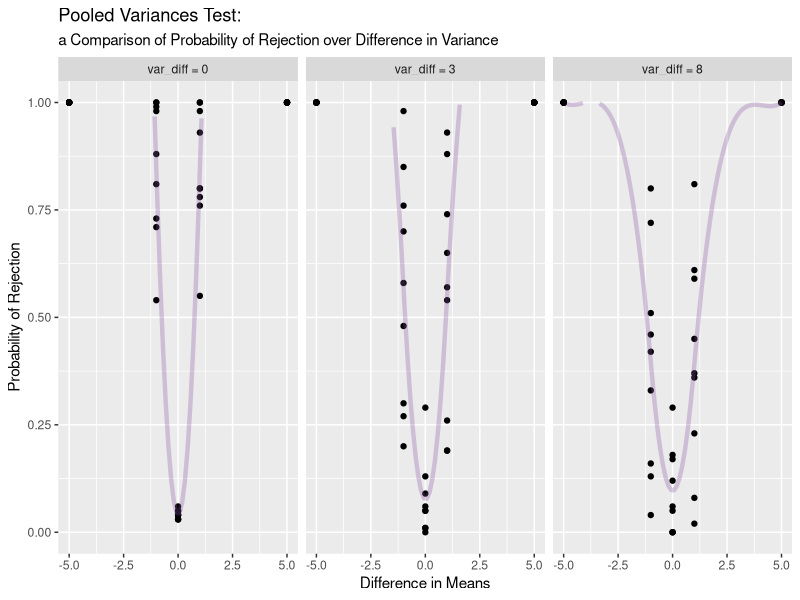
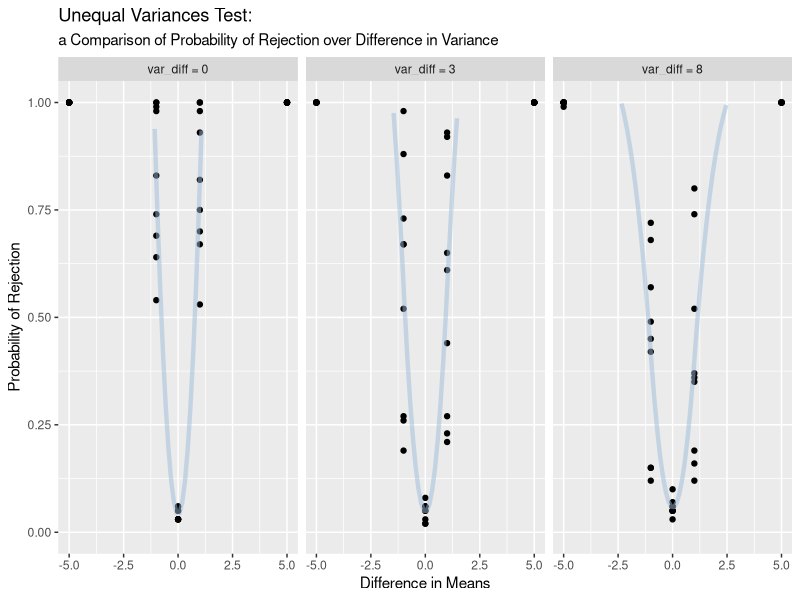
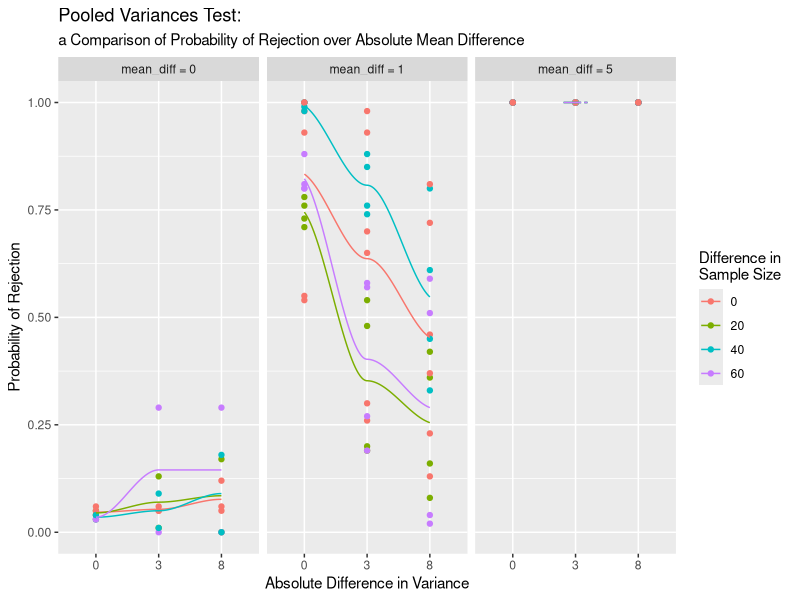
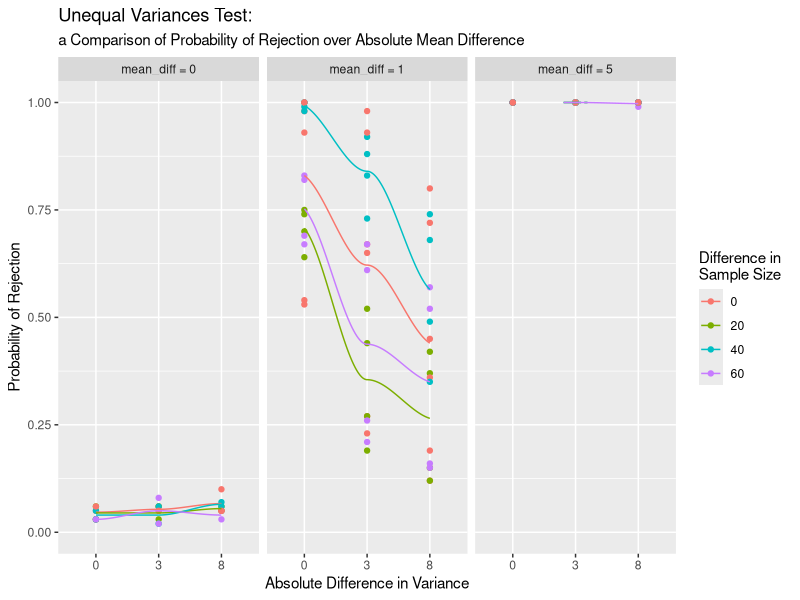

Recreate these plots in R, in order.
## ---- chunk 1
knitr::opts_chunk$set(echo = TRUE)
library(tidyverse)
## ---- chunk 2
#set values of parameters 
var1 <- c(1,4,9)
var2 <- 1

n1 <- c(10,10,10,30,30,30,70,70,70)
n2 <- c(10,30,70,10,30,70,10,30,70)

mu1 <- c(20,20,20,21,25)
mu2 <- c(25,21,20,20,20)

rez <- data.frame(matrix(ncol=7, nrow = 0))
colnames(rez) <- c('var_1', 'var_2', 'n_1', 'n_2', 'mu_diff', 'alpha1','alpha2')
## ---- chunk 3
set.seed(458) # getting reproducible random result

# Attribute vector property to random variables for loop
Tpooled <- vector("numeric",100)
Tuneq <- vector("numeric",100)
pval1 <-vector("numeric",100)
pval2 <-vector("numeric",100)
LCI_tst1 <- vector("numeric",100)
UCI_tst1 <- vector("numeric",100)
LCI_tst2 <- vector("numeric",100)
UCI_tst2 <- vector("numeric",100)
rez_grp <- vector("numeric",27)
for (i in 1:3){
  for (j in 1:9){
    for (k in 1:5){
      #Giving intial values of random variables
      test1p_reject <- 0
      test2p_reject <- 0 
      test1CI_reject <- 0
      test2CI_reject <- 0
      mu_diff <- mu1[k] - mu2[k]
      var_1 <- var1[i]
      var_2 <- 1
      n_1 <- n1[j]
      n_2 <- n2[j]
    
       #Using bootstrap to generate 100 samples with identical parameters     to calculate type I error alpha or power 
      for (m in 1:100){

      #generating the data
      yval1 <- rnorm(n1[j], mu1[k], sqrt(var1[i]))
      yval2 <- rnorm(n2[j], mu2[k], sqrt(var2))
      
      #calculating values to do pooled t-test
      Sp2 <- sqrt(((n_1-1)*var(yval1) + (n_2-1)*var(yval2))/(n_1 + n_2-2))
      Tpooled[m] <- (mean(yval1) - mean(yval2))/(Sp2*sqrt(1/n_1 + 1   /n_2))
     
      #calculating p-value corresponding to obtained t value of  pooled t-test
      pval1[m] <- round(2*pt(abs(Tpooled[m]), df=n_1 + n_2-2,lower.tail = F),4)
      
      #counting rejection times of pooled t-test
      if (pval1[m] <= 0.05){
        test1p_reject <- test1p_reject+1
      } 
     
      #calculating values to do unequal variances test
      Tuneq[m] <- (mean(yval1) - mean(yval2))/sqrt(var(yval1)/n_1 + var(yval2)/n_2)
      v <- (var(yval1)/n_1 + var(yval2)/n_2)**2/((var(yval1)/n_1)**2/(n_1 - 1)
          + (var(yval2)/n_2)**2/(n_2 - 1)) #using Satterthwaite's approx
      
        #calculating p-value corresponding to obtained t value of  unequal variances test
      pval2[m] <- round(2*pt(abs(Tuneq[m]), df=v, lower.tail = F),4)
      
      #counting rejection times of unequal variances test
      if (pval2[m] < 0.05){
        test2p_reject <-test2p_reject + 1} 
      
      }
      #calculating alpha values from counted rejections 
      alpha1 <- test1p_reject/100
      alpha2 <- test2p_reject/100

    #combine relevant data to create dataset row
    rez[nrow(rez) + 1,] <- c(var_1, var_2, n_1, n_2, mu_diff,alpha1  ,alpha2)
    
    }
   
  }
}
head(rez)
## ---- chunk 4
rez <- rez %>% mutate(abs_mu_diff = as.factor(abs(mu_diff)), 
                      abs_var_diff = as.factor(abs(var_1 - var_2)),
                      abs_size_diff = as.factor(abs(n_1 - n_2)))
## ---- chunk 5
abs_var_diff_names <- c("0" = "var_diff = 0", 
                       "3" = "var_diff = 3", 
                       "8" = "var_diff = 8")
vardifflabeller <- function(variable, value){return(abs_var_diff_names[value])}


g <- ggplot(rez, aes(x = mu_diff, y = alpha1))
g + geom_point() + 
  stat_smooth(geom = "line", alpha = 0.3, color = "#8856a7", size = 1.5) + 
  ylim(0.0,1.0) + 
  facet_wrap(~abs_var_diff,
             labeller = vardifflabeller) + 
  labs(title = "Pooled Variances Test:",
       subtitle = "a Comparison of Probability of Rejection over Difference in Variance",
       x = "Difference in Means",
       y = "Probability of Rejection")
## ---- chunk 6
g1 <- ggplot(rez, aes(x = mu_diff, y = alpha2))
g1 + geom_point() + 
  stat_smooth(geom = "line", alpha = 0.5, color = "#9ebcda", size = 1.5) + 
  ylim(0.0,1.0) + 
  facet_wrap(~abs_var_diff,
             labeller = vardifflabeller) + 
  labs(title = "Unequal Variances Test:",
       subtitle = "a Comparison of Probability of Rejection over Difference in Variance",
       x = "Difference in Means",
       y = "Probability of Rejection")
## ---- chunk 7
abs_mu_diff_names <- c("0" = "mean_diff = 0", 
                       "1" = "mean_diff = 1", 
                       "5" = "mean_diff = 5")
mudifflabeller <- function(variable, value){return(abs_mu_diff_names[value])}

g2 <- ggplot(rez, aes(x = abs_var_diff, y = alpha1, color = abs_size_diff, group = abs_size_diff))
g2 + geom_point() + 
  stat_smooth(geom = "line") +
  ylim(0.0,1.0) +
  labs(title = "Pooled Variances Test:",
       subtitle = "a Comparison of Probability of Rejection over Absolute Mean Difference",
       x = "Absolute Difference in Variance",
       y = "Probability of Rejection") +
  scale_color_discrete(name = "Difference in \nSample Size") + 
  facet_wrap(~abs_mu_diff, 
             labeller = mudifflabeller)
## ---- chunk 8
g3 <- ggplot(rez, aes(x = abs_var_diff, y = alpha2, color = abs_size_diff, group = abs_size_diff))
g3 + geom_point() + 
  stat_smooth(geom = "line") +
  ylim(0.0,1.0) +
  labs(title = "Unequal Variances Test:",
       subtitle = "a Comparison of Probability of Rejection over Absolute Mean Difference",
       x = "Absolute Difference in Variance",
       y = "Probability of Rejection") +
  scale_color_discrete(name = "Difference in \nSample Size") + 
  facet_wrap(~abs_mu_diff, 
             labeller = mudifflabeller)
